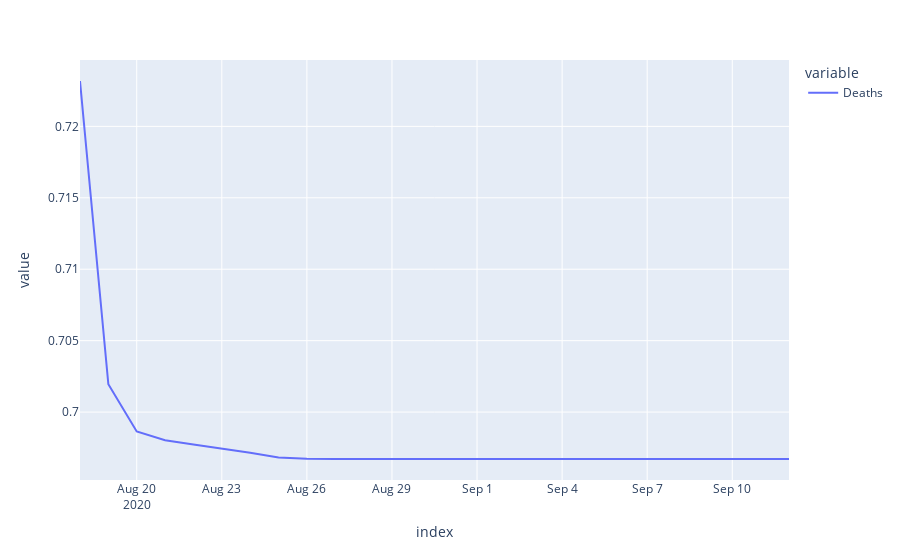

Write notebook code for a chart like this one.
### Code cell
state_forecasts['Alabama']['Deaths'].plot()

### Figure 1 — Plotly figure (JSON) as saved in the notebook; plotly's stock layout.template omitted (floating-point values rounded to 4 significant figures)
{"data": [{"hovertemplate": "variable=Deaths<br>index=%{x}<br>value=%{y}<extra></extra>", "legendgroup": "Deaths", "line": {"color": "#636efa", "dash": "solid"}, "mode": "lines", "name": "Deaths", "orientation": "v", "showlegend": true, "type": "scatter", "x": ["2020-08-18T00:00:00", "2020-08-19T00:00:00", "2020-08-20T00:00:00", "2020-08-21T00:00:00", "2020-08-22T00:00:00", "2020-08-23T00:00:00", "2020-08-24T00:00:00", "2020-08-25T00:00:00", "2020-08-26T00:00:00", "2020-08-27T00:00:00", "2020-08-28T00:00:00", "2020-08-29T00:00:00", "2020-08-30T00:00:00", "2020-08-31T00:00:00", "2020-09-01T00:00:00", "2020-09-02T00:00:00", "2020-09-03T00:00:00", "2020-09-04T00:00:00", "2020-09-05T00:00:00", "2020-09-06T00:00:00", "2020-09-07T00:00:00", "2020-09-08T00:00:00", "2020-09-09T00:00:00", "2020-09-10T00:00:00", "2020-09-11T00:00:00", "2020-09-12T00:00:00"], "xaxis": "x", "y": [0.7232, 0.702, 0.6986, 0.698, 0.6977, 0.6974, 0.6971, 0.6968, 0.6967, 0.6967, 0.6967, 0.6967, 0.6967, 0.6967, 0.6967, 0.6967, 0.6967, 0.6967, 0.6967, 0.6967, 0.6967, 0.6967, 0.6967, 0.6967, 0.6967, 0.6967], "yaxis": "y"}], "layout": {"legend": {"title": {"text": "variable"}, "tracegroupgap": 0}, "margin": {"t": 60}, "xaxis": {"anchor": "y", "domain": [0, 1], "title": {"text": "index"}}, "yaxis": {"anchor": "x", "domain": [0, 1], "title": {"text": "value"}}}}
